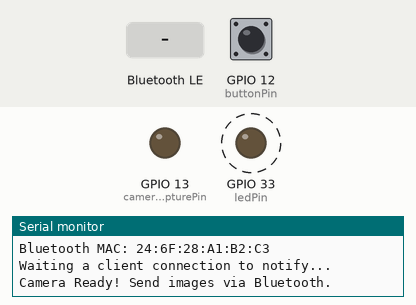
This sketch was run on a simulated ESP32. Parts: output pins drawn as LEDs (lit = HIGH), the last lines printed to the serial monitor. Dashed ring = blinking. Inputs (shaded band) come from the test bench; at power-on: GPIO 12 (buttonPin) HIGH. Nothing arrives over Bluetooth unless stated; the camera gives no picture; a phone connects over Bluetooth LE 3 s after start.

Above: at 1.55 s.
1.6 s: Bluetooth LE write "1" received
At 3.5 s:
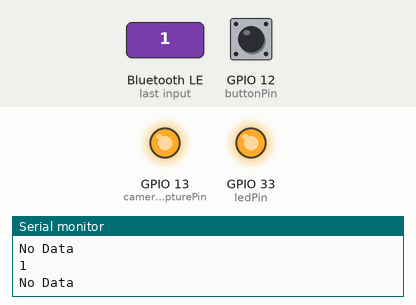
4.6 s: GPIO 12 (buttonPin) pulled LOW for 0.15 s
At 5.7 s:
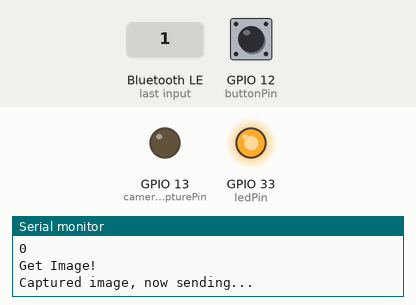
Timing chart, 0 to 11.7 s (numbered marks = the images above; inputs shaded):
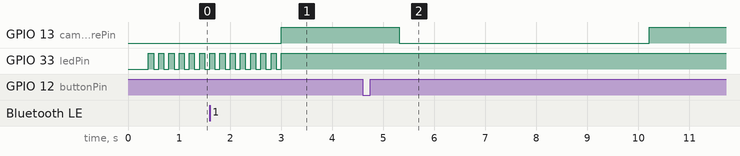

The sketch:

capture_bt_test.ino
```cpp
// 카메라 설정
#include "esp_camera.h"
#define CAMERA_MODEL_AI_THINKER // Has PSRAM
#include "camera_pins.h"

// 블루투스 설정
#include <BLEDevice.h>
#include <BLEServer.h>
#include <BLEUtils.h>
#include <BLE2902.h>
#include "esp_bt.h"
#include "base64.h"     // Base64 인코딩용

#define SERVICE_UUID           "6E400001-B5A3-F393-E0A9-E50E24DCCA9E" // UART service UUID
#define CHARACTERISTIC_UUID_RX "6E400002-B5A3-F393-E0A9-E50E24DCCA9E"
#define CHARACTERISTIC_UUID_TX "6E400003-B5A3-F393-E0A9-E50E24DCCA9E"
const String device_name = "GingStick";

BLEServer *pServer = NULL;
BLECharacteristic * pTxCharacteristic;

bool deviceConnected = false;
bool oldDeviceConnected = false;


// 센서 설정
#define DEBOUNCE_DELAY 100 // 디바운스 딜레이 100ms 설정
unsigned long lastDebounceTime = 0;  // 마지막 디바운스 시간을 저장
const int buttonPin = 12;
bool previousButtonState = LOW; // 버튼의 이전 상태를 저장 (풀다운 저항 사용)
bool readyToCapture = true; // 캡처 준비 상태
const int ledPin = 33;
bool ledState = false;
int loopCnt = 0;
const int cameraCapturePin = 13;
unsigned int cameraCaptureTime = 5000;


class MyServerCallbacks: public BLEServerCallbacks {
    void onConnect(BLEServer* pServer) {
      deviceConnected = true;
    };

    void onDisconnect(BLEServer* pServer) {
      deviceConnected = false;
    }
};

class MyCallbacks: public BLECharacteristicCallbacks {
    void onWrite(BLECharacteristic *pCharacteristic) {
      std::string rxValue = pCharacteristic->getValue();

      if (rxValue.length() > 0) {
        Serial.println("*********");
        Serial.print("Received Value: ");
        for (int i = 0; i < rxValue.length(); i++)
          Serial.print(rxValue[i]);

        Serial.println();
        Serial.println("*********");
      }
    }
};

// 카메라 데이터 전송
void sendData(uint8_t *data, size_t length) {
    String encodedData = base64::encode(data, length); // 데이터를 Base64로 인코딩
    size_t encodedLength = encodedData.length();
    int packetID = 0;           // 패킷 ID를 위한 변수
    const int packetSize = 500; // BLE 패킷 최대 크기 설정
    int index = 0;
    while (index < encodedLength) {
        packetID++;  // 각 패킷마다 패킷 ID를 증가
        String header = String(packetID) + "|"; // 패킷 ID를 문자열로 추가
        int currentPacketSize = (index + packetSize <= encodedLength) ? packetSize : encodedLength - index;
        String packet = header + encodedData.substring(index, index + currentPacketSize); // 패킷 데이터 생성
        pTxCharacteristic->setValue(packet.c_str());
        pTxCharacteristic->notify();  // BLE를 통해 패킷 전송

        // Serial.print("Sending packet ID ");
        // Serial.print(packetID);
        // Serial.print(", from index ");
        // Serial.print(index);
        // Serial.print(" with size ");
        // Serial.println(currentPacketSize);

        digitalWrite(cameraCapturePin, packetID % 2);

        delay(500);  // 수신기가 처리하고 응답할 시간
        index += currentPacketSize;
    }
}

// MAC주소 출력
void printMacAddress(uint8_t* mac) {
  for (int i = 0; i < 6; i++) {
    if (mac[i] < 16) {
      Serial.print("0");
    }
    Serial.print(mac[i], HEX);
    if (i < 5) {
      Serial.print(":");
    }
  }
  Serial.println();
}

// 카메라 캡처 시
void handleButtonPress() {
  int currentButtonState = digitalRead(buttonPin);
  camera_fb_t *fb = NULL;
  Serial.println(currentButtonState);

  if (currentButtonState == LOW && cameraCaptureTime >= 5000) {
    cameraCaptureTime = 0;
    fb = esp_camera_fb_get();
    Serial.println("Get Image!");
    delay(50);
    if (!fb) {
      Serial.println("Failed to capture image");
      return;
    }
    Serial.println("Captured image, now sending...");
    sendData(fb->buf, fb->len);
    esp_camera_fb_return(fb);

  } else {
    Serial.println("No Data");
    const char* zeroSignal = "0";
    pTxCharacteristic->setValue(zeroSignal);
    pTxCharacteristic->notify();
    return;
  }
}


void setup() {
  Serial.begin(115200);

  // BLE setup //
  BLEDevice::init(device_name.c_str());  // 장치명

  pServer = BLEDevice::createServer();            // 서버생성
  pServer->setCallbacks(new MyServerCallbacks()); // 연결 상태 확인 콜백 등록

  BLEService *pService = pServer->createService(SERVICE_UUID);  // 서비스 추가

  // Create a BLE Characteristic
  pTxCharacteristic = pService->createCharacteristic(           // 송신 서비스 정의
										CHARACTERISTIC_UUID_TX,
										BLECharacteristic::PROPERTY_NOTIFY
									);

  pTxCharacteristic->addDescriptor(new BLE2902());

  BLECharacteristic * pRxCharacteristic = pService->createCharacteristic(
											 CHARACTERISTIC_UUID_RX,
											BLECharacteristic::PROPERTY_WRITE         // 수신 서비스 정의
										);

    pRxCharacteristic->setCallbacks(new MyCallbacks());           // 읽기함수 콜백

  // Bluetooth MAC 주소 출력
  uint8_t mac[6];
  esp_read_mac(mac, ESP_MAC_BT);
  Serial.print("Bluetooth MAC: ");
  printMacAddress(mac);

  // Start the service
  pService->start();

  // Start advertising
  pServer->getAdvertising()->start();
  Serial.println("Waiting a client connection to notify...");


  // 카메라 setup //
  camera_config_t config;
  config.ledc_channel = LEDC_CHANNEL_0;
  config.ledc_timer = LEDC_TIMER_0;
  config.pin_d0 = Y2_GPIO_NUM;
  config.pin_d1 = Y3_GPIO_NUM;
  config.pin_d2 = Y4_GPIO_NUM;
  config.pin_d3 = Y5_GPIO_NUM;
  config.pin_d4 = Y6_GPIO_NUM;
  config.pin_d5 = Y7_GPIO_NUM;
  config.pin_d6 = Y8_GPIO_NUM;
  config.pin_d7 = Y9_GPIO_NUM;
  config.pin_xclk = XCLK_GPIO_NUM;
  config.pin_pclk = PCLK_GPIO_NUM;
  config.pin_vsync = VSYNC_GPIO_NUM;
  config.pin_href = HREF_GPIO_NUM;
  config.pin_sccb_sda = SIOD_GPIO_NUM;
  config.pin_sccb_scl = SIOC_GPIO_NUM;
  config.pin_pwdn = PWDN_GPIO_NUM;
  config.pin_reset = RESET_GPIO_NUM;
  config.xclk_freq_hz = 20000000;
  config.pixel_format = PIXFORMAT_JPEG;
  config.frame_size = FRAMESIZE_QVGA;    // 이미지 해상도
  config.jpeg_quality = 12;
  config.fb_count = 1;

  config.fb_location = CAMERA_FB_IN_PSRAM;
  config.grab_mode = CAMERA_GRAB_LATEST;
  if(psramFound()){
    config.jpeg_quality = 10;
    config.fb_count = 2;
  } else {
    config.jpeg_quality = 12;
    config.fb_count = 1;
  }

  esp_err_t err = esp_camera_init(&config);
  if (err != ESP_OK) {
    Serial.printf("Camera init failed with error 0x%x", err);
    return;
  }

  Serial.println("Camera Ready! Send images via Bluetooth.");

  pinMode(ledPin, OUTPUT);
  pinMode(buttonPin, INPUT_PULLUP);      // 풀업 저 항이 외부에 연결되어 있다고 가정
  pinMode(cameraCapturePin, OUTPUT);
}


void loop() {
  // disconnecting
  if (!deviceConnected && oldDeviceConnected) {
      delay(500);
      pServer->startAdvertising();
      Serial.println("start advertising");
      oldDeviceConnected = deviceConnected;
  }

  // connecting
  if (deviceConnected && !oldDeviceConnected) {
      oldDeviceConnected = deviceConnected;
  }

  // 블루투스 연결 여부 시각화
  if(loopCnt % 100 == 0) {
        if(ledState) digitalWrite(ledPin, HIGH);
        else digitalWrite(ledPin, LOW);

        if(!deviceConnected) {
            ledState = !ledState;
        }
    }

  if(deviceConnected) {
    // 디바이스가 연결되었고, 카메라를 찍을 준비가 되어있다면 LED ON
    if (cameraCaptureTime >= 5000) {
      digitalWrite(cameraCapturePin, HIGH);
      handleButtonPress();
    } else {
      digitalWrite(cameraCapturePin, LOW);
    }
  } else {
    digitalWrite(cameraCapturePin, LOW);
  }

  cameraCaptureTime += 100;   // 카메라 준비 시간 체크
  loopCnt += 100;
  if(loopCnt == 5000) loopCnt = 0;
  delay(100);
}
```

camera_pins.h
```cpp
#if defined(CAMERA_MODEL_WROVER_KIT)
#define PWDN_GPIO_NUM    -1
#define RESET_GPIO_NUM   -1
#define XCLK_GPIO_NUM    21
#define SIOD_GPIO_NUM    26
#define SIOC_GPIO_NUM    27

#define Y9_GPIO_NUM      35
#define Y8_GPIO_NUM      34
#define Y7_GPIO_NUM      39
#define Y6_GPIO_NUM      36
#define Y5_GPIO_NUM      19
#define Y4_GPIO_NUM      18
#define Y3_GPIO_NUM       5
#define Y2_GPIO_NUM       4
#define VSYNC_GPIO_NUM   25
#define HREF_GPIO_NUM    23
#define PCLK_GPIO_NUM    22

#elif defined(CAMERA_MODEL_ESP_EYE)
#define PWDN_GPIO_NUM    -1
#define RESET_GPIO_NUM   -1
#define XCLK_GPIO_NUM    4
#define SIOD_GPIO_NUM    18
#define SIOC_GPIO_NUM    23

#define Y9_GPIO_NUM      36
#define Y8_GPIO_NUM      37
#define Y7_GPIO_NUM      38
#define Y6_GPIO_NUM      39
#define Y5_GPIO_NUM      35
#define Y4_GPIO_NUM      14
#define Y3_GPIO_NUM      13
#define Y2_GPIO_NUM      34
#define VSYNC_GPIO_NUM   5
#define HREF_GPIO_NUM    27
#define PCLK_GPIO_NUM    25

#define LED_GPIO_NUM     22

#elif defined(CAMERA_MODEL_M5STACK_PSRAM)
#define PWDN_GPIO_NUM     -1
#define RESET_GPIO_NUM    15
#define XCLK_GPIO_NUM     27
#define SIOD_GPIO_NUM     25
#define SIOC_GPIO_NUM     23

#define Y9_GPIO_NUM       19
#define Y8_GPIO_NUM       36
#define Y7_GPIO_NUM       18
#define Y6_GPIO_NUM       39
#define Y5_GPIO_NUM        5
#define Y4_GPIO_NUM       34
#define Y3_GPIO_NUM       35
#define Y2_GPIO_NUM       32
#define VSYNC_GPIO_NUM    22
#define HREF_GPIO_NUM     26
#define PCLK_GPIO_NUM     21

#elif defined(CAMERA_MODEL_M5STACK_V2_PSRAM)
#define PWDN_GPIO_NUM     -1
#define RESET_GPIO_NUM    15
#define XCLK_GPIO_NUM     27
#define SIOD_GPIO_NUM     22
#define SIOC_GPIO_NUM     23

#define Y9_GPIO_NUM       19
#define Y8_GPIO_NUM       36
#define Y7_GPIO_NUM       18
#define Y6_GPIO_NUM       39
#define Y5_GPIO_NUM        5
#define Y4_GPIO_NUM       34
#define Y3_GPIO_NUM       35
#define Y2_GPIO_NUM       32
#define VSYNC_GPIO_NUM    25
#define HREF_GPIO_NUM     26
#define PCLK_GPIO_NUM     21

#elif defined(CAMERA_MODEL_M5STACK_WIDE)
#define PWDN_GPIO_NUM     -1
#define RESET_GPIO_NUM    15
#define XCLK_GPIO_NUM     27
#define SIOD_GPIO_NUM     22
#define SIOC_GPIO_NUM     23

#define Y9_GPIO_NUM       19
#define Y8_GPIO_NUM       36
#define Y7_GPIO_NUM       18
#define Y6_GPIO_NUM       39
#define Y5_GPIO_NUM        5
#define Y4_GPIO_NUM       34
#define Y3_GPIO_NUM       35
#define Y2_GPIO_NUM       32
#define VSYNC_GPIO_NUM    25
#define HREF_GPIO_NUM     26
#define PCLK_GPIO_NUM     21

#define LED_GPIO_NUM       2

#elif defined(CAMERA_MODEL_M5STACK_ESP32CAM)
#define PWDN_GPIO_NUM     -1
#define RESET_GPIO_NUM    15
#define XCLK_GPIO_NUM     27
#define SIOD_GPIO_NUM     25
#define SIOC_GPIO_NUM     23

#define Y9_GPIO_NUM       19
#define Y8_GPIO_NUM       36
#define Y7_GPIO_NUM       18
#define Y6_GPIO_NUM       39
#define Y5_GPIO_NUM        5
#define Y4_GPIO_NUM       34
#define Y3_GPIO_NUM       35
#define Y2_GPIO_NUM       17
#define VSYNC_GPIO_NUM    22
#define HREF_GPIO_NUM     26
#define PCLK_GPIO_NUM     21

#elif defined(CAMERA_MODEL_M5STACK_UNITCAM)
#define PWDN_GPIO_NUM     -1
#define RESET_GPIO_NUM    15
#define XCLK_GPIO_NUM     27
#define SIOD_GPIO_NUM     25
#define SIOC_GPIO_NUM     23

#define Y9_GPIO_NUM       19
#define Y8_GPIO_NUM       36
#define Y7_GPIO_NUM       18
#define Y6_GPIO_NUM       39
#define Y5_GPIO_NUM        5
#define Y4_GPIO_NUM       34
#define Y3_GPIO_NUM       35
#define Y2_GPIO_NUM       32
#define VSYNC_GPIO_NUM    22
#define HREF_GPIO_NUM     26
#define PCLK_GPIO_NUM     21

#elif defined(CAMERA_MODEL_AI_THINKER)
#define PWDN_GPIO_NUM     32
#define RESET_GPIO_NUM    -1
#define XCLK_GPIO_NUM      0
#define SIOD_GPIO_NUM     26
#define SIOC_GPIO_NUM     27

#define Y9_GPIO_NUM       35
#define Y8_GPIO_NUM       34
#define Y7_GPIO_NUM       39
#define Y6_GPIO_NUM       36
#define Y5_GPIO_NUM       21
#define Y4_GPIO_NUM       19
#define Y3_GPIO_NUM       18
#define Y2_GPIO_NUM        5
#define VSYNC_GPIO_NUM    25
#define HREF_GPIO_NUM     23
#define PCLK_GPIO_NUM     22

// 4 for flash led or 33 for normal led
#define LED_GPIO_NUM       4

#elif defined(CAMERA_MODEL_TTGO_T_JOURNAL)
#define PWDN_GPIO_NUM      0
#define RESET_GPIO_NUM    15
#define XCLK_GPIO_NUM     27
#define SIOD_GPIO_NUM     25
#define SIOC_GPIO_NUM     23

#define Y9_GPIO_NUM       19
#define Y8_GPIO_NUM       36
#define Y7_GPIO_NUM       18
#define Y6_GPIO_NUM       39
#define Y5_GPIO_NUM        5
#define Y4_GPIO_NUM       34
#define Y3_GPIO_NUM       35
#define Y2_GPIO_NUM       17
#define VSYNC_GPIO_NUM    22
#define HREF_GPIO_NUM     26
#define PCLK_GPIO_NUM     21

#elif defined(CAMERA_MODEL_XIAO_ESP32S3)
#define PWDN_GPIO_NUM     -1
#define RESET_GPIO_NUM    -1
#define XCLK_GPIO_NUM     10
#define SIOD_GPIO_NUM     40
#define SIOC_GPIO_NUM     39

#define Y9_GPIO_NUM       48
#define Y8_GPIO_NUM       11
#define Y7_GPIO_NUM       12
#define Y6_GPIO_NUM       14
#define Y5_GPIO_NUM       16
#define Y4_GPIO_NUM       18
#define Y3_GPIO_NUM       17
#define Y2_GPIO_NUM       15
#define VSYNC_GPIO_NUM    38
#define HREF_GPIO_NUM     47
#define PCLK_GPIO_NUM     13

#elif defined(CAMERA_MODEL_ESP32_CAM_BOARD)
// The 18 pin header on the board has Y5 and Y3 swapped
#define USE_BOARD_HEADER 0
#define PWDN_GPIO_NUM    32
#define RESET_GPIO_NUM   33
#define XCLK_GPIO_NUM     4
#define SIOD_GPIO_NUM    18
#define SIOC_GPIO_NUM    23

#define Y9_GPIO_NUM      36
#define Y8_GPIO_NUM      19
#define Y7_GPIO_NUM      21
#define Y6_GPIO_NUM      39
#if USE_BOARD_HEADER
#define Y5_GPIO_NUM      13
#else
#define Y5_GPIO_NUM      35
#endif
#define Y4_GPIO_NUM      14
#if USE_BOARD_HEADER
#define Y3_GPIO_NUM      35
#else
#define Y3_GPIO_NUM      13
#endif
#define Y2_GPIO_NUM      34
#define VSYNC_GPIO_NUM    5
#define HREF_GPIO_NUM    27
#define PCLK_GPIO_NUM    25

#elif defined(CAMERA_MODEL_ESP32S3_CAM_LCD)
#define PWDN_GPIO_NUM     -1
#define RESET_GPIO_NUM    -1
#define XCLK_GPIO_NUM     40
#define SIOD_GPIO_NUM     17
#define SIOC_GPIO_NUM     18

#define Y9_GPIO_NUM       39
#define Y8_GPIO_NUM       41
#define Y7_GPIO_NUM       42
#define Y6_GPIO_NUM       12
#define Y5_GPIO_NUM       3
#define Y4_GPIO_NUM       14
#define Y3_GPIO_NUM       47
#define Y2_GPIO_NUM       13
#define VSYNC_GPIO_NUM    21
#define HREF_GPIO_NUM     38
#define PCLK_GPIO_NUM     11

#elif defined(CAMERA_MODEL_ESP32S2_CAM_BOARD)
// The 18 pin header on the board has Y5 and Y3 swapped
#define USE_BOARD_HEADER 0
#define PWDN_GPIO_NUM     1
#define RESET_GPIO_NUM    2
#define XCLK_GPIO_NUM     42
#define SIOD_GPIO_NUM     41
#define SIOC_GPIO_NUM     18

#define Y9_GPIO_NUM       16
#define Y8_GPIO_NUM       39
#define Y7_GPIO_NUM       40
#define Y6_GPIO_NUM       15
#if USE_BOARD_HEADER
#define Y5_GPIO_NUM       12
#else
#define Y5_GPIO_NUM       13
#endif
#define Y4_GPIO_NUM       5
#if USE_BOARD_HEADER
#define Y3_GPIO_NUM       13
#else
#define Y3_GPIO_NUM       12
#endif
#define Y2_GPIO_NUM       14
#define VSYNC_GPIO_NUM    38
#define HREF_GPIO_NUM     4
#define PCLK_GPIO_NUM     3

#elif defined(CAMERA_MODEL_ESP32S3_EYE)
#define PWDN_GPIO_NUM -1
#define RESET_GPIO_NUM -1
#define XCLK_GPIO_NUM 15
#define SIOD_GPIO_NUM 4
#define SIOC_GPIO_NUM 5

#define Y2_GPIO_NUM 11
#define Y3_GPIO_NUM 9
#define Y4_GPIO_NUM 8
#define Y5_GPIO_NUM 10
#define Y6_GPIO_NUM 12
#define Y7_GPIO_NUM 18
#define Y8_GPIO_NUM 17
#define Y9_GPIO_NUM 16

#define VSYNC_GPIO_NUM 6
#define HREF_GPIO_NUM 7
#define PCLK_GPIO_NUM 13

#elif defined(CAMERA_MODEL_DFRobot_FireBeetle2_ESP32S3) || defined(CAMERA_MODEL_DFRobot_Romeo_ESP32S3)
#define PWDN_GPIO_NUM     -1
#define RESET_GPIO_NUM    -1
#define XCLK_GPIO_NUM     45
#define SIOD_GPIO_NUM     1
#define SIOC_GPIO_NUM     2

#define Y9_GPIO_NUM       48
#define Y8_GPIO_NUM       46
#define Y7_GPIO_NUM       8
#define Y6_GPIO_NUM       7
#define Y5_GPIO_NUM       4
#define Y4_GPIO_NUM       41
#define Y3_GPIO_NUM       40
#define Y2_GPIO_NUM       39
#define VSYNC_GPIO_NUM    6
#define HREF_GPIO_NUM     42
#define PCLK_GPIO_NUM     5

#else
#error "Camera model not selected"
#endif
```

Measured:
- after the input at 4.6 s, GPIO 13 (cameraCapturePin): HIGH → LOW after 0.71 s, → HIGH 4.9 s later
- by itself, GPIO 33 (ledPin): alternates HIGH for 0.10 s and LOW for 0.10 s, 15 changes in all, then stays HIGH
